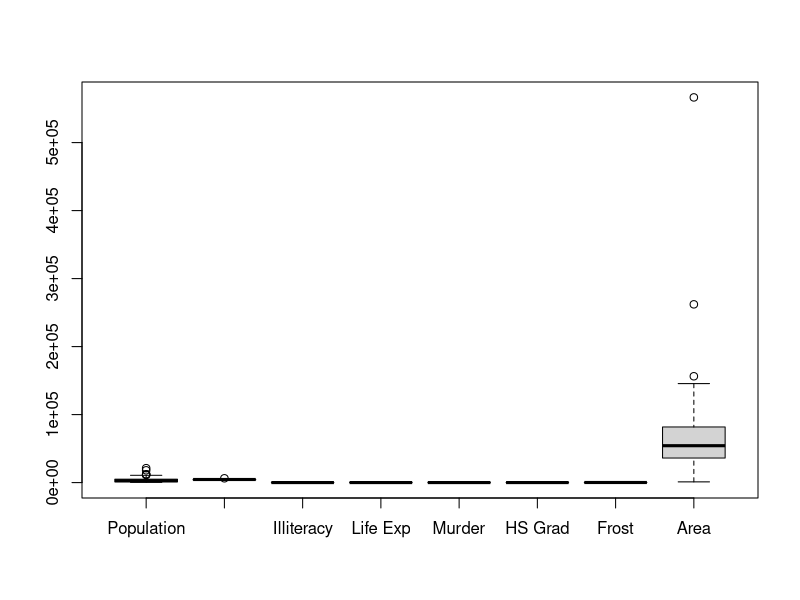
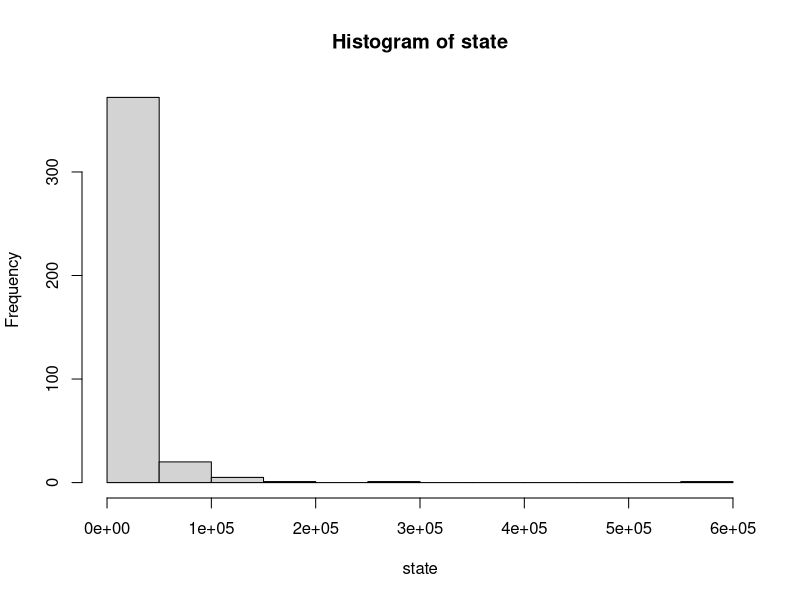
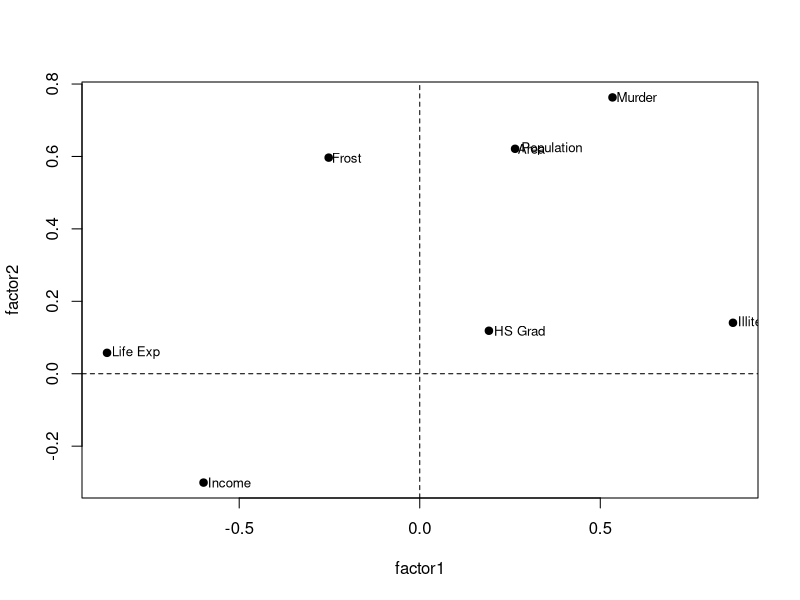
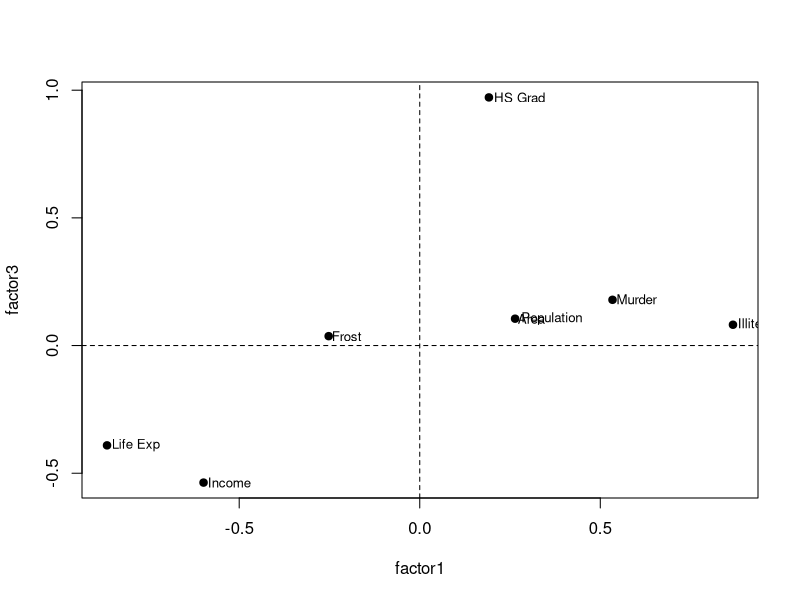

R code for these plots, in order:
####################################################
### 인자 분석(factor analysis)
### dataset : state.x77(미국 50개 주의 정보)
### method : 최우추정법(Maximum-linkelihood method)
###실제로 인자분석을 이행할때는 그 분야에 대해 잘 알고 있어야 한다. 변수에대해서도 잘알고 분야에 대한 지식이 있어야 결과를 분석할 수 있다. 
####################################################
### 1. 자료 읽기 및 요약 통계량
state = state.x77
summary(state)
head(state)
boxplot(state)
hist(state)


### 2. 고윳값 구하기
library(stats)
state_fact0 = factanal(state, factors=4)
sosq = function(v) { sum(v^2) }
loadings = as.matrix(state_fact0$loadings)
eigen_value = apply(loadings, 2, sosq)
eigen_value
#eigen_value = round(apply(state_fact0$loadings^2, 2, sum),3)

### 3. 인자분석 실행 
library(stats)
state_fact = factanal(state, factors=3, rotation="none")
state_fact1 = factanal(state, factors=3, rotation="varimax")
state_fact2 = factanal(state, factors=3, rotation="promax")
names(state_fact)


### 4. varimax 회전결과(population 제외 전)
state_fact1 = factanal(state, factors=3, rotation="varimax")
state_fact1

### 5. varimax 회전결과(population 제외 후)
state_fact1_1 = factanal(state[,-1], factors=3, rotation="varimax",
                         scores="Bartlett")
state_fact1_1

### 6. varimax 인자회전 Bartlett method로 인자점수 추청
head(state_fact1_1$scores)

### 7. 인자패턴
# plot (factor1, factor2)
namev = colnames(state)
fa = state_fact1_1
plot(fa$loadings[,1], fa$loadings[,2], xlab="factor1", ylab="factor2", pch=19)
text(x=fa$loadings[,1], y=fa$loadings[,2], labels=namev, adj=-0.1, cex=0.8)
abline(h=0, v=0, lty=2)
# plot (factor1, factor3)
plot(fa$loadings[,1], fa$loadings[,3], xlab="factor1", ylab="factor3", pch=19)
text(x=fa$loadings[,1], y=fa$loadings[,3], labels=namev, adj=-0.1, cex=0.8)
abline(h=0, v=0, lty=2)